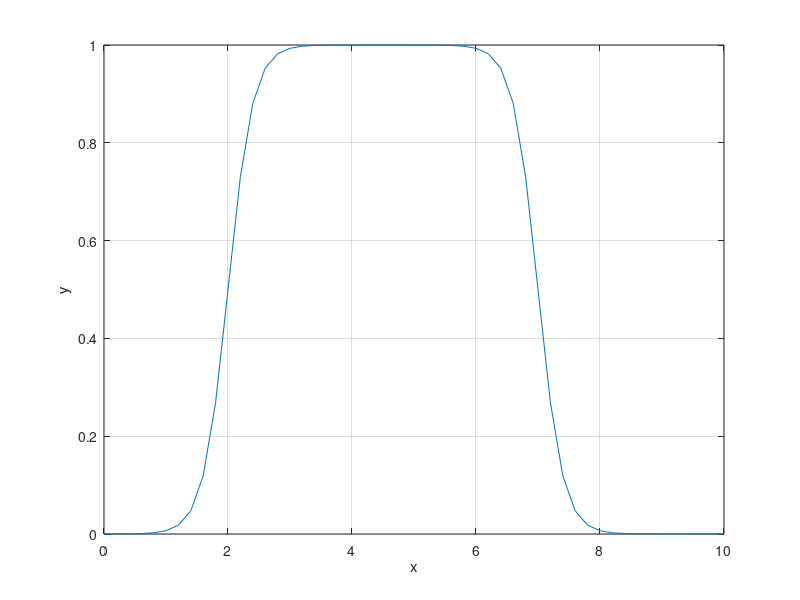

Reproduce this figure in MATLAB.
%{
% РІЗНИЦЯ ДВОХ СИГМОЇД - ВБУДОВАНА ФУНКЦІЯ (Difference Sigmoid)
% ==============================================================
% Призначення: Демонстрація dsigmf - різниці двох сигмоїдальних функцій
% Створює "горб" (bump function) між двома точками перегину
%
% Формула: μ(x) = sigmf(x,[a1,c1]) - sigmf(x,[a2,c2])
% де обидві сигмоїди зростаючі (a1>0, a2>0), але c1 < c2
%
% Параметри dsigmf: [a1, c1, a2, c2]
%   a1 - нахил лівої (першої) сигмоїди
%   c1 - ліва точка перегину (початок "горба")
%   a2 - нахил правої (другої) сигмоїди
%   c2 - права точка перегину (кінець "горба")
%
% У цьому прикладі: [5, 2, 5, 7]
%   - Ліва сигмоїда: крутизна 5, центр у x=2
%   - Права сигмоїда: крутизна 5, центр у x=7
%   - Результат: "горб" від x≈2 до x≈7
%
% Відмінність від L1sigm7minus2.m:
%   - Тут використовується готова функція dsigmf()
%   - У L1sigm7minus2.m - ручне обчислення різниці
%   - Результат ідентичний
%
% Застосування: Моделювання обмежених інтервалів, "приблизно між",
% виділення певного діапазону значень
%}

% Створення вектора значень x від 0 до 10 з кроком 0.2
x = (0:0.2:10);

% Обчислення різниці двох сигмоїд вбудованою функцією
% [5 2 5 7]: дві сигмоїди з однаковим нахилом 5, центри у 2 та 7
y=dsigmf(x,[5 2 5 7]);

% Побудова функції "горба"
plot(x,y);

% Додавання сітки для аналізу меж "горба"
grid;

% Підпис вертикальної осі (ступінь належності)
ylabel('y');

% Підпис горизонтальної осі (вхідний параметр)
xlabel('x')
